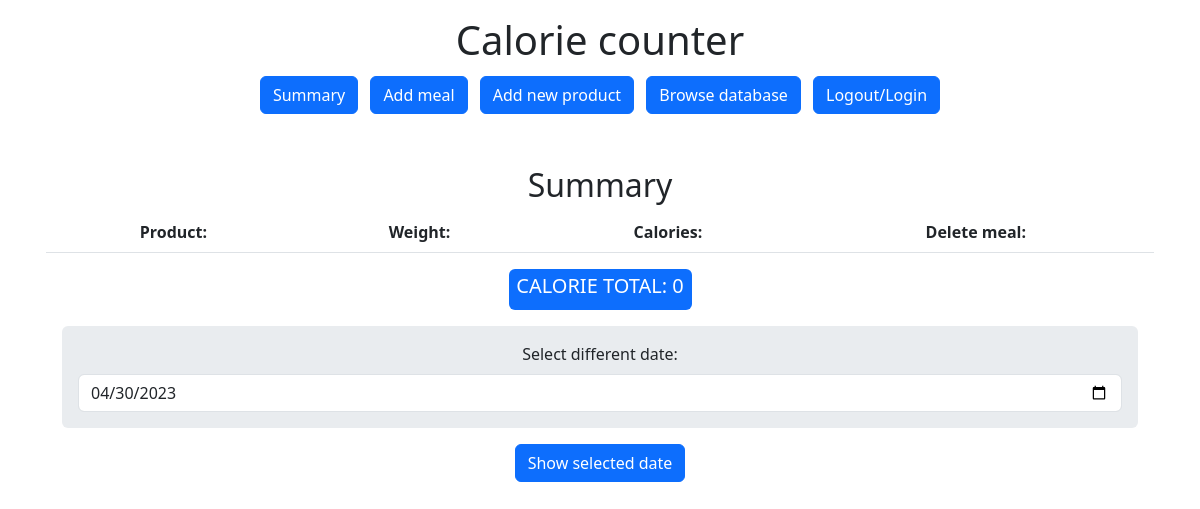
The page / (signed in) on the database as committed earlier.
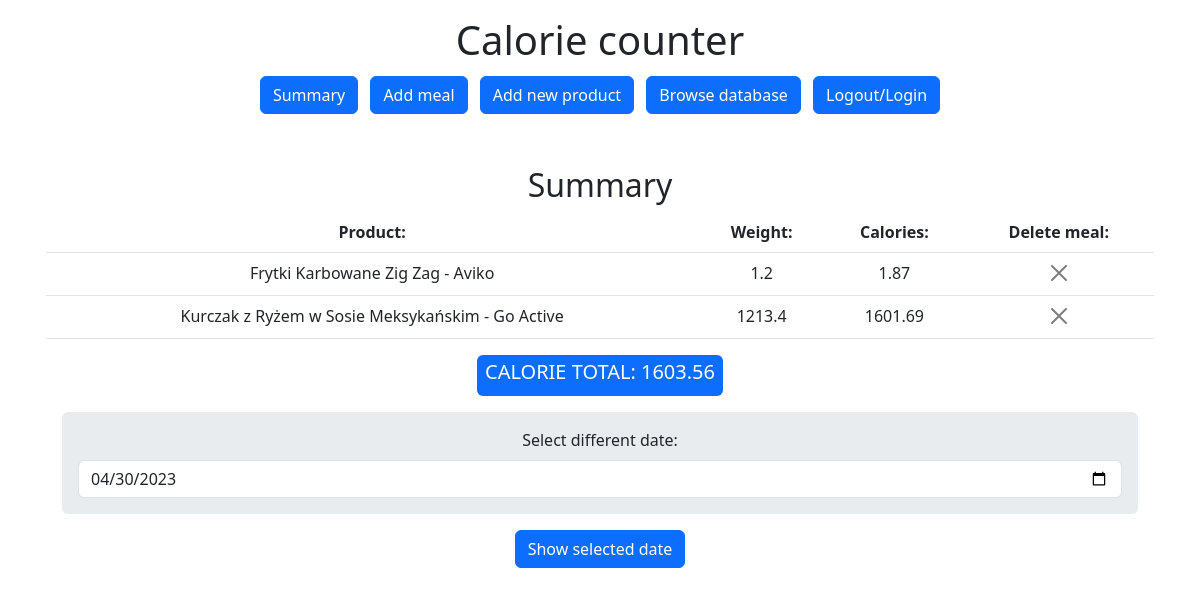
The same page on the database as committed later.
### tables this page shows
CREATE TABLE meals (
    id INTEGER PRIMARY KEY AUTOINCREMENT,
    date TEXT NOT NULL,
    username TEXT NOT NULL,
    product_name TEXT NOT NULL,
    weight NUMERIC,
    calories NUMERIC,
    meal_time TEXT
);

### app.py (the view)
@app.route("/", methods=["GET", "POST"])
@login_required
def index():
    if request.method == "POST":
        cur.execute("DELETE FROM meals WHERE id=?", (request.form.get("meal_to_delete"),))
        con.commit()
    session["calories_today"] = 0
    selected_date = request.args.get("selected_date")
    if not selected_date:
        selected_date = date.today()
    res = cur.execute("SELECT * FROM meals WHERE date=? AND username=?", (selected_date, session["user"]))
    res = res.fetchall()
    for result in res:
        if str(result[1]) == str(selected_date):
         session["calories_today"] = round(session["calories_today"] + result[5], 2)
    return render_template("index.htm", meals=res, calorie_total=session["calories_today"], selected_date=selected_date)

### submodules.py (called while the page is built)
def login_required(f):
    @wraps(f)
    def decorated_function(*args, **kwargs):
        if session.get("user") is None:
            return redirect("/login")
        return f(*args, **kwargs)
    return decorated_function

### templates/index.htm
{% extends "layout.htm" %}
{% block body %}
<h2 class="pt-5">Summary</h2>
    <table class="table">
        <tr>
            <th> Product: </th>
            <th> Weight: </th>
            <th> Calories: </th>
            <th> Delete meal: </th>
        </tr>
{% for meal in meals %}
        <tr>
            <td> {{meal[3]}} </td>
            <td> {{meal[4]}} </td>
            <td> {{meal[5]}} </td>
            <td> <form action="/" method="post"> <button class="btn-close" id="meal_to_delete" name="meal_to_delete" value="{{meal[0]}}"></button> </form> </td>
        </tr>
{% endfor %}
</table>
<div class="badge bg-primary text-wrap"><p class="h5">CALORIE TOTAL: {{calorie_total}}</p></div>
<form action="/" method="get">
    <div class="m-3 p-3 bg-body-secondary rounded-2">
        <label class="form-label" for="selected_date">Select different date:</label>
        <input class="form-control" type="date" name="selected_date" id="selected_date" value={{selected_date}}>
    </div>
    <button class="btn btn-primary" type="submit">Show selected date</button>
</form>
{% endblock %}

### templates/layout.htm (shortened to what this page needs)
<!DOCTYPE html>
<html lang="en">
	<head>
		<link href="https://cdn.jsdelivr.net/npm/bootstrap@5.3.0-alpha3/dist/css/bootstrap.min.css" rel="stylesheet">
	</head>
	<body>
		<div class="container text-center p-3 mx-auto">
			<h1>Calorie counter</h1>
			<a class="btn btn-primary m-1" role="button" href="/">Summary</a>
			<a class="btn btn-primary m-1" role="button" href="/addmeal">Add meal</a>
			<a class="btn btn-primary m-1" role="button" href="/addproduct">Add new product </a>
			<a class="btn btn-primary m-1" role="button" href="/browsedatabase">Browse database</a>
			<a class="btn btn-primary m-1" role="button" href="/logout">Logout/Login</a>
		{% block body %}{% endblock %}
		</div>
	</body>
</html>

Rows that differ between the two databases and show on the page:
added meals: product_name "Frytki Karbowane Zig Zag - Aviko", weight "1.2", calories "1.87"
added meals: product_name "Kurczak z Ryżem w Sosie Meksykańskim - Go Active", weight "1213.4", calories "1601.69"
Other text that changed with them:
{{ calorie_total }}: "0" → "1603.56"
